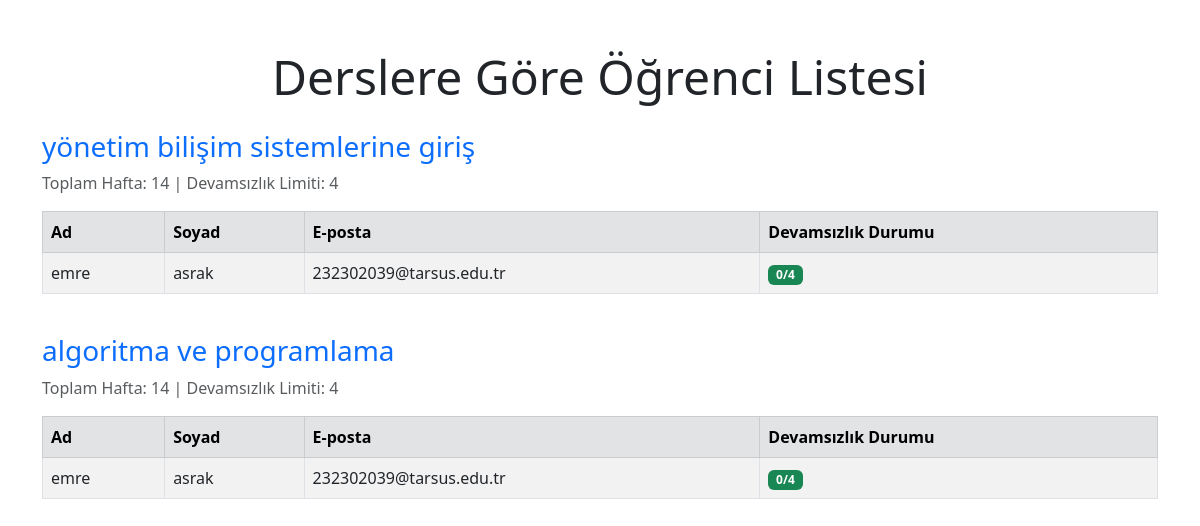
The page /account/academic/view-students/ (signed in) on the database its author committed.
### account/models.py (models this page shows, shortened)
class Course(models.Model):
    academic_user = models.ForeignKey(User, on_delete=models.CASCADE, related_name="courses")
    name = models.CharField(max_length=255)  # Ders adı
    total_weeks = models.IntegerField(default=14)  # Toplam hafta sayısı
    absence_limit = models.IntegerField(default=4)  # Devamsızlık limiti
    created_at = models.DateTimeField(default=now)

class CourseStudent(models.Model):
    course = models.ForeignKey(Course, on_delete=models.CASCADE, related_name="students")
    student = models.ForeignKey(User, on_delete=models.CASCADE, related_name="enrolled_courses")
    absences = models.IntegerField(default=0)

### account/views.py (the view)
# urls.py: path('academic/view-students/', views.view_students, name='view_students'),
@login_required
def view_students(request):
    academic_user = request.user
    courses = Course.objects.filter(academic_user=academic_user).prefetch_related('students__student')
    students = Attendance.objects.filter(course_name="Algoritma ve Programlama")
    return render(request, 'view_students.html', {'students': students, 'courses': courses})

### account/templates/view_students.html (shortened to what this page needs)
<!DOCTYPE html>
<html lang="en">
<head>
    <link href="https://cdn.jsdelivr.net/npm/bootstrap@5.3.0/dist/css/bootstrap.min.css" rel="stylesheet">
</head>
<body>
    <div class="container mt-5">
        <div class="row">
            <div class="col-md-12 text-center">
                <h1 class="display-5 mb-4">Derslere Göre Öğrenci Listesi</h1>
            </div>
        </div>
        {% for course in courses %}
        <div class="row mb-4">
            <div class="col-md-12">
                <h3 class="text-primary">{{ course.name }}</h3>
                <p class="text-muted">
                    Toplam Hafta: {{ course.total_weeks }} | Devamsızlık Limiti: {{ course.absence_limit }}
                </p>
                <table class="table table-bordered table-striped table-hover">
                    <thead class="table-secondary">
                        <tr>
                            <th>Ad</th>
                            <th>Soyad</th>
                            <th>E-posta</th>
                            <th>Devamsızlık Durumu</th>
                        </tr>
                    </thead>
                    <tbody>
                        {% for student in course.students.all %}
                        <tr>
                            <td>{{ student.student.first_name }}</td>
                            <td>{{ student.student.last_name }}</td>
                            <td>{{ student.student.email }}</td>
                            <td>
                                <span class="badge {% if student.absences >= course.absence_limit %}bg-danger{% else %}bg-success{% endif %}">
                                    {{ student.absences }}/{{ course.absence_limit }}
                                </span>
                            </td>
                        </tr>
                        {% empty %}
                        <tr>
                            <td colspan="4" class="text-center">Bu ders için kayıtlı öğrenci bulunmamaktadır.</td>
                        </tr>
                        {% endfor %}
                    </tbody>
                </table>
            </div>
        </div>
        {% empty %}
        <div class="row">
            <div class="col-md-12 text-center">
                <p class="text-danger">Sistemde kayıtlı ders bulunamadı.</p>
            </div>
        </div>
        {% endfor %}
    </div>
</body>
</html>

### rows shown on the page
Course: name "yönetim bilişim sistemlerine giriş", total_weeks "14", absence_limit "4"
CourseStudent: student.first_name "emre", student.last_name "asrak", student.email "232302039@tarsus.edu.tr", absences "0"
Course: name "algoritma ve programlama", total_weeks "14", absence_limit "4"
CourseStudent: student.first_name "emre", student.last_name "asrak", student.email "232302039@tarsus.edu.tr", absences "0"
